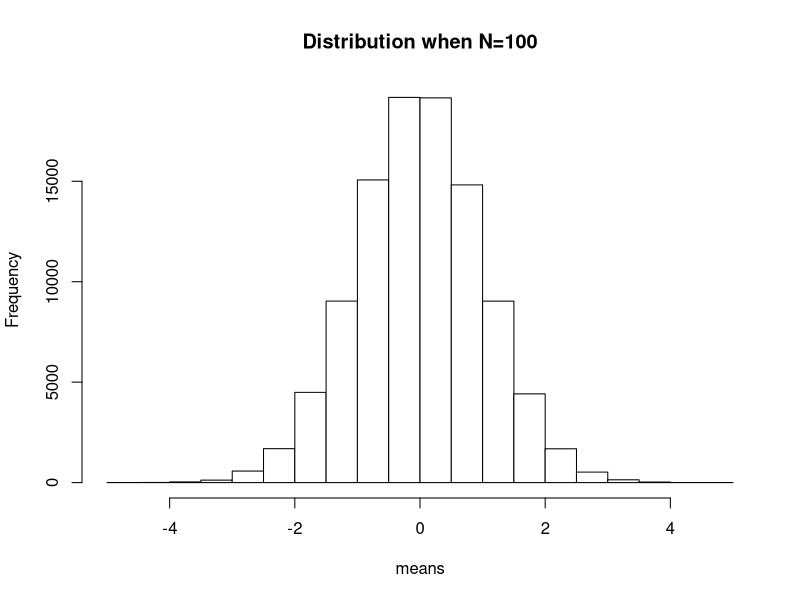

Write R code to recreate this figure.
#illustrate CLT
n = 100000
sample_size = 100

sample_store = matrix(runif(n*sample_size,0,1),ncol = n)

means = apply(sample_store,2,mean)
sds = apply(sample_store,2,sd)
means = (means-1/2)/(sds/sqrt(sample_size))


hist(means, col="white", main = "Distribution when N=100")
